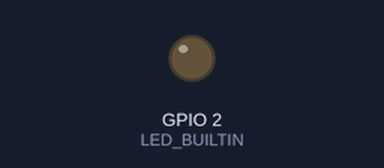
The sketch below on a simulated ESP32. Shown: output pins drawn as LEDs (lit = HIGH). WiFi joins after 1.5 s; servers stay silent unless stated; uploads are accepted with an empty reply; random numbers use the default seed unless the sketch sets one; what the sketch prints to the serial monitor is not drawn.

Above: at 3.2 s.
At 5.1 s:
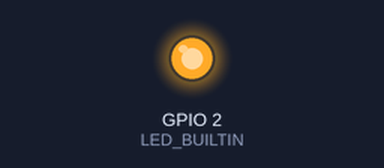
Timing chart, 0 to 8.0 s (numbered marks = the images above):
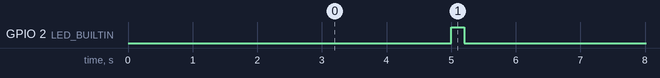

Measured:
- by itself, GPIO 2 (LED_BUILTIN): alternates HIGH for 0.20 s and LOW for 4.8 s

The sketch:

https.ino
```cpp
/************************** Inclusão das Bibliotecas **************************/

#include <WiFi.h>
#include <WiFiClientSecure.h>
#include <HTTPClient.h>
#include <ArduinoJson.h>

/**************************** DEBUG *******************************/

#define DEBUG_PRINTLN(m) Serial.println(m)
#define DEBUG_PRINT(m) Serial.print(m)

/**************************** Variaveis globais *******************************/

#define LED_BUILTIN 2

#define WIFI_SSID     "Zuqueto"
#define WIFI_PASSWORD "PASSWORD"

#define DEVICE_EUI    "DEVICE_EUI"
#define DEVICE_TOKEN   "TOKEN"

String API_URL = "https://things.conn.proiot.network";

unsigned long previousMillis = 0;

int interval = 5000; // 60 segundos

/************************* Declaração dos Prototypes **************************/

void initSerial();
void initWiFi();
void sendData();
void handleError(int httpCode , String message);

/************************* Instanciação dos objetos  **************************/

WiFiClientSecure client;
HTTPClient http;

void initSerial() {
  Serial.begin(115200);
}

void initWiFi() {
  delay(10);
  DEBUG_PRINTLN("");
  DEBUG_PRINT("[WIFI] Conectando-se em " + String(WIFI_SSID));

  WiFi.begin(WIFI_SSID, WIFI_PASSWORD);

  while (WiFi.status() != WL_CONNECTED) {
    delay(500);
    DEBUG_PRINT(".");
  }

  DEBUG_PRINTLN("");
  DEBUG_PRINT(F("[WIFI] SSID: "));
  DEBUG_PRINTLN(WIFI_SSID);
  DEBUG_PRINT(F("[WIFI] IP: "));
  DEBUG_PRINTLN(WiFi.localIP());
  DEBUG_PRINT(F("[WIFI] Mac: "));
  DEBUG_PRINTLN(WiFi.macAddress());
  DEBUG_PRINTLN("");
}

void handleError(int httpCode , String message ) {
  DEBUG_PRINT("Code: " + String(httpCode));
  DEBUG_PRINT(" | code msg: " + http.errorToString(httpCode));
  DEBUG_PRINTLN(" | Message: " + message);
}

/********************************** Sketch ************************************/

void setup() {
  pinMode(LED_BUILTIN, OUTPUT);
  digitalWrite(LED_BUILTIN, 0);

  initSerial();
  initWiFi();
}

void loop() {
  unsigned long currentMillis = millis();
  if (currentMillis - previousMillis > interval) {
    digitalWrite(LED_BUILTIN, 1);
    sendData();
    digitalWrite(LED_BUILTIN, 0);

    previousMillis = currentMillis;
  }
}

float getTemperature() {
  float value = random(20.0, 35.5);

  return value;
}

float getBattery() {
  float value = random(0, 100);

  return value;
}

String getPayload() {
  DynamicJsonDocument doc(128);

  JsonArray data = doc.createNestedArray("data");

  JsonObject temmperature = data.createNestedObject();
  JsonObject battery = data.createNestedObject();

  temmperature["name"] = "temp";
  temmperature["value"] = getTemperature();

  battery["name"] = "bat";
  battery["value"] = getBattery();

  String payload;

  serializeJson(doc, payload);

  return payload;
}

void sendData() {
  String uri = API_URL + "/" + DEVICE_EUI;

  http.begin(uri);

  http.addHeader("Content-Type", "application/json");
  http.addHeader("Authorization", DEVICE_TOKEN);

  String payload = getPayload();

  int httpCode = http.POST(payload);

  if (httpCode != HTTP_CODE_NO_CONTENT) {
    String response =  http.getString();

    handleError(httpCode, response);

    http.end();

    return;
  }

  DEBUG_PRINTLN("[SENSOR] ok");
}
```
